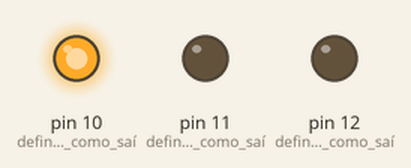
The sketch below on a simulated Arduino Uno, built with avr-gcc and run on an emulated ATmega328P. Parts: output pins drawn as LEDs (lit = HIGH).

Above: at 2.0 s.
At 5.0 s:
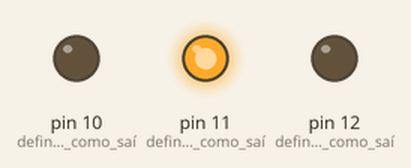
At 8.0 s:
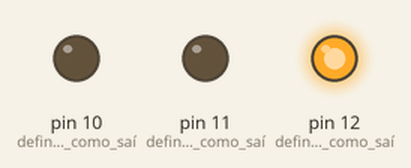
Timing chart, 0 to 13.0 s (numbered marks = the images above):
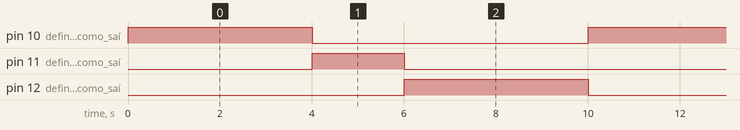

Measured:
- by itself, pin 10 (define_o_pino_10_como_saí), pin 12 (define_o_pino_12_como_saí): alternates HIGH for 4.0 s and LOW for 6.0 s
- by itself, pin 11 (define_o_pino_11_como_saí): alternates HIGH for 2.0 s and LOW for 8.0 s
- by itself, everything shown: repeats every 10.0 s, in 4 steps

The sketch:

lab_semaforo.ino
```cpp
//Semáforo


void setup() {
  pinMode(10,OUTPUT);     //define o pino 10 como saída
  pinMode(11,OUTPUT);     //define o pino 11 como saída
  pinMode(12,OUTPUT);    //define o pino 12 como saída
}
//Método loop, é executado enquanto o arduino estiver ligado.
void loop() {
  //Controle do led verde
  digitalWrite(10,HIGH);  //acende o led
  delay(4000);           //espera 4 segundos
  digitalWrite(10,LOW);   //apaga o led

  //Controle do led amarelo
  digitalWrite(11,HIGH);  //acende o led
  delay(2000);           //espera 2 segundos
  digitalWrite(11,LOW);   //apaga o led

  //Controle do led vermelho
  digitalWrite(12,HIGH); //acende o led
  delay(4000);           //espera 4 segundos
  digitalWrite(12,LOW);  //apaga o led
}
```
